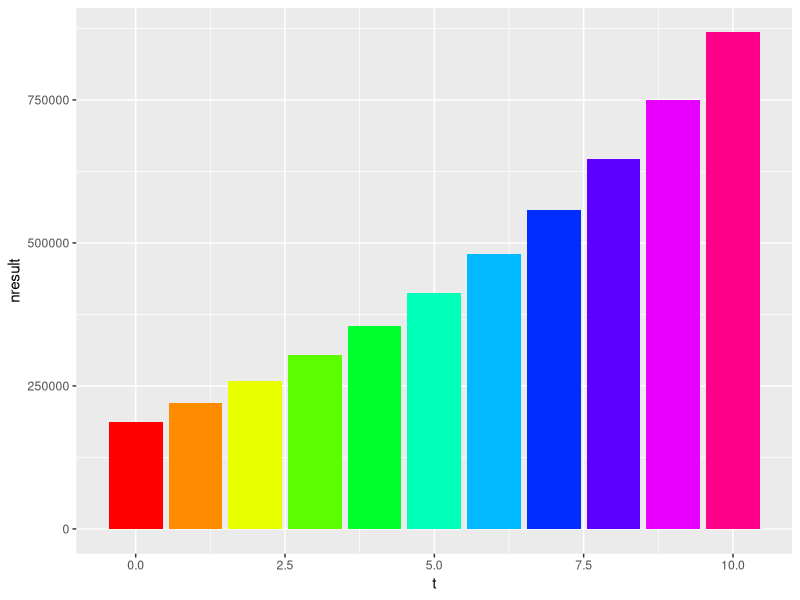
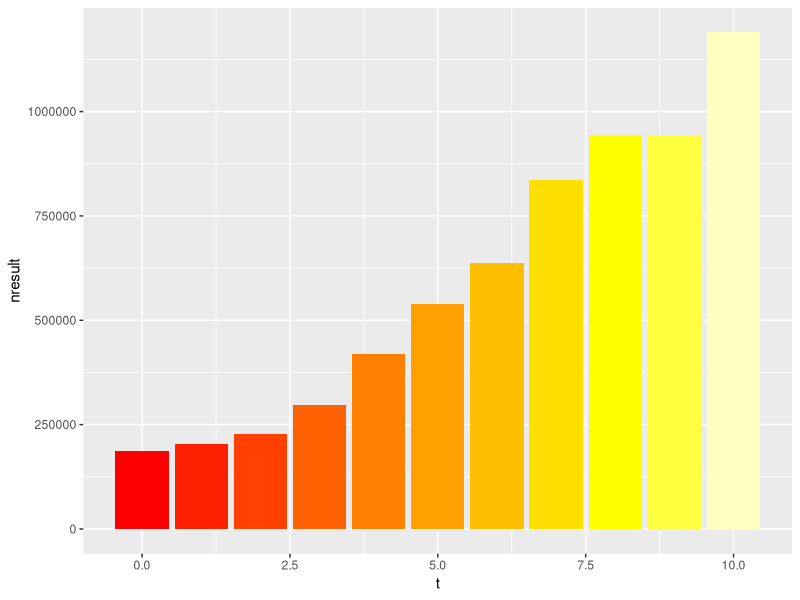
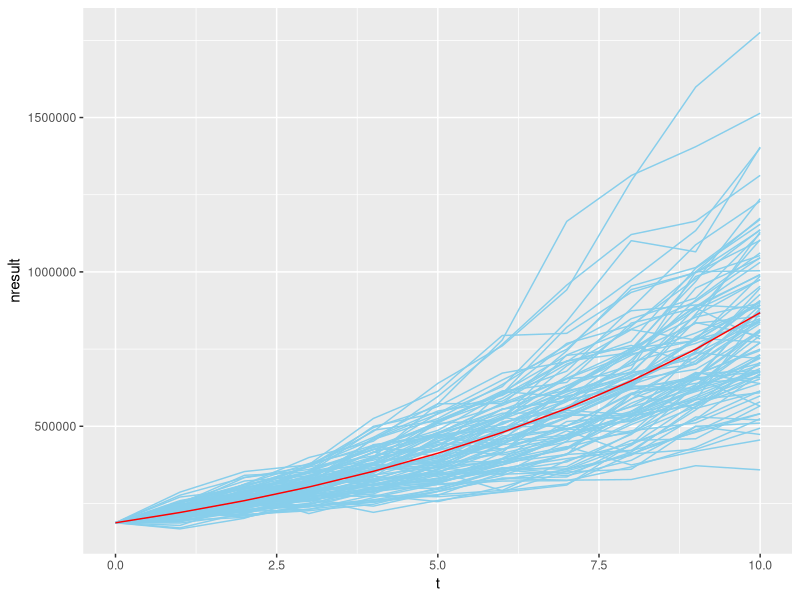
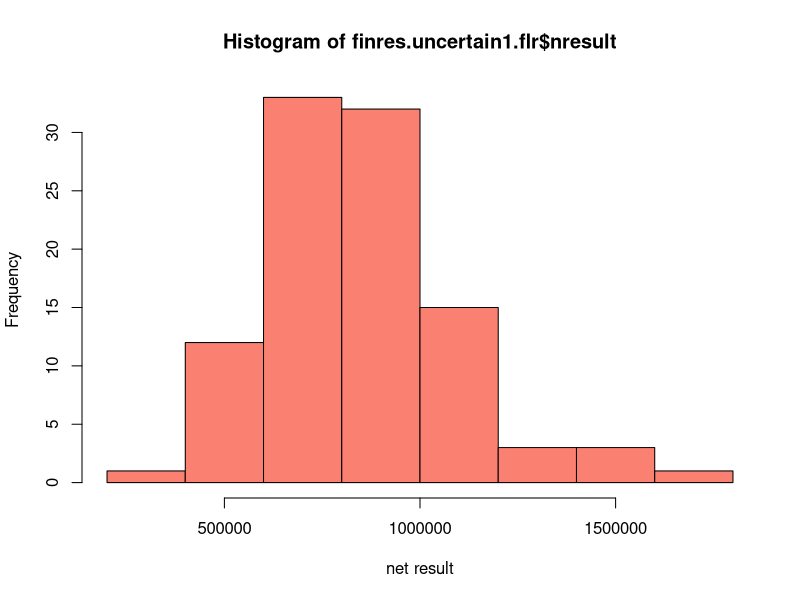
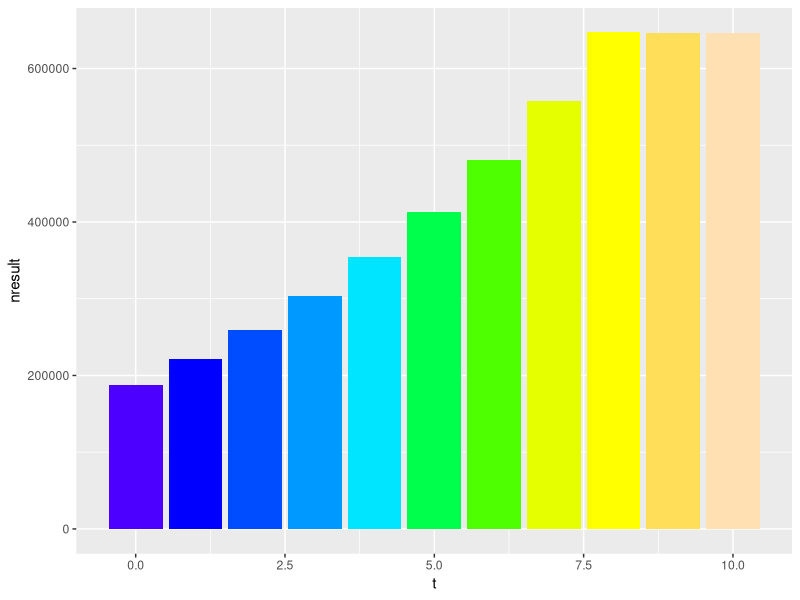

These figures' R source, in order:
## ---- chunk 1
# Turn off scientific notation
options(scipen=999)

# Define starting values
t <- 0
sales <- 1000000
varcosts <- sales * 0.7
fixcosts <- 50000
gresult <- sales - varcosts - fixcosts
taxes <- gresult * 0.25
nresult <- gresult - taxes

finres <- data.frame(t, sales, varcosts, fixcosts, gresult, taxes, nresult)
finres
## ---- chunk 2
# Define a function for calculating growing end values
growthcalc <- function(startvalue, rate) {
  
  endvalue <- startvalue * (1 + rate)
  return(endvalue)
  
}

# Calculate a growing independent series and combine them in data frame
growth <- 0.15
inflation <- 0.012

for (s in c(1:10)) {
  
  t <- c(t, s)
  sales <- c(sales,
             growthcalc(sales[s],
                        growth)
             )
  fixcosts <- c(fixcosts,
                growthcalc(fixcosts[s],
                           inflation)
                )
  
}

finres <- data.frame(t, sales, fixcosts)

# Calculate dependent series
library(dplyr)
finres <- mutate(finres,
                 varcosts = sales * 0.7,
                 gresult = sales - varcosts - fixcosts,
                 taxes = gresult * 0.25,
                 nresult = gresult - taxes
                 )

# Plot series
library(ggplot2)
ggplot(finres, aes(x = t, y = nresult)) +
  geom_col(fill = rainbow(max(t)+1)) +
  theme(legend.position="none")
## ---- chunk 3
# Define starting values
t <- 0
sales <- 1000000
fixcosts <- 50000

# Calculate a growing independent series and combine them in data frame with uncertainty
stdevg <- 0.20
stdevi <- 0.005

for (s in c(1:10)) {
  
  t <- c(t, s)
  sales <- c(sales,
             growthcalc(sales[s],
                        rnorm(1, mean = growth, sd = stdevg)
                        )
             )
  fixcosts <- c(fixcosts,
                growthcalc(fixcosts[s],
                           rnorm(1, mean = inflation, sd = stdevi)
                           )
                )
  
}

finres.uncertain <- data.frame(t, sales, fixcosts)

# Calculate dependent series
finres.uncertain <- mutate(finres.uncertain,
                 varcosts = sales * 0.7,
                 gresult = sales - varcosts - fixcosts,
                 taxes = gresult * 0.25,
                 nresult = gresult - taxes
                 )

# Plot series
ggplot(finres.uncertain, aes(x = t, y = nresult)) +
  geom_col(fill = heat.colors(max(t)+1)) +
  theme(legend.position="none")
## ---- chunk 4
# Define starting values
finres.uncertain1 <- data.frame(NULL, NULL, NULL)


# Calculate a growing independent series and combine them in data frame with uncertainty
stdevg <- 0.10
stdevi <- 0.005

for (r in c(1:100)) {
  finres.uncertain1
  t <- 0
  sales <- 1000000
  fixcosts <- 50000
  
  for (s in c(1:10)) {
  t <- c(t, s)
  sales <- c(sales,
             growthcalc(sales[s],
                        rnorm(1, mean = growth, sd = stdevg)
                        )
             )
  fixcosts <- c(fixcosts,
                growthcalc(fixcosts[s],
                           rnorm(1, mean = inflation, sd = stdevi)
                           )
                )
  }

finres.uncertain1 <- rbind(finres.uncertain1, data.frame(t, sales, fixcosts, simulation = rep(r, 11)))
}

# Calculate dependent series
finres.uncertain1 <- mutate(finres.uncertain1,
                 varcosts = sales * 0.7,
                 gresult = sales - varcosts - fixcosts,
                 taxes = gresult * 0.25,
                 nresult = gresult - taxes
                 )

# Plot series
ggplot() +
  geom_line(data = finres.uncertain1, aes(x = t, y = nresult, group = simulation), color = "skyblue") +
  geom_line(data = finres, aes(x = t, y = nresult), color = "red") +
  theme(legend.position="none")

finres.uncertain1.flr <- filter(finres.uncertain1, t == 10)
hist(finres.uncertain1.flr$nresult, xlab = "net result", col = "salmon")
mean(finres.uncertain1.flr$nresult)
sd(finres.uncertain1.flr$nresult)
## ---- chunk 5
# Function for calculating present values
presval <- function(futurevalue, discountrate, nperiods) {
  
  presentvalue <- futurevalue / (1 + discountrate)^nperiods
  
}

# Calculate present values of net results and add to data frame
discrate <- 0.05
finres.uncertain <- mutate(finres.uncertain,
                 nresult.pres = presval(nresult, discrate, t)
                 )

finres.uncertain

investment <- 4000000
netpresval <- -investment + sum(finres.uncertain$nresult.pres[-1])
## ---- chunk 6
# Define starting values
t <- 0
sales <- 1000000
fixcosts <- 50000
# Define a function for calculating growing end values

# Calculate a growing independent series and combine them in data frame
growth <- c(rep(0.15, 8), rep(0, 2))
inflation <- 0.012

for (s in c(1:10)) {
  
  t <- c(t, s)
  sales <- c(sales,
             growthcalc(sales[s],
                        growth[s])
             )
  fixcosts <- c(fixcosts,
                growthcalc(fixcosts[s],
                           inflation)
                )
  
}

finresa <- data.frame(t, sales, fixcosts)

# Calculate dependent series
library(dplyr)
finresa <- mutate(finresa,
                 varcosts = sales * 0.7,
                 gresult = sales - varcosts - fixcosts,
                 taxes = gresult * 0.25,
                 nresult = gresult - taxes
                 )

# Plot series
library(ggplot2)
ggplot(finresa, aes(x = t, y = nresult)) +
  geom_col(fill = topo.colors(max(t)+1)) +
  theme(legend.position="none")
